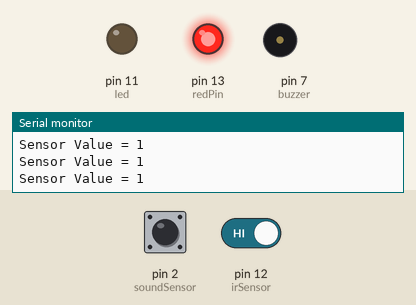
The sketch below on a simulated Arduino Uno, built with avr-gcc and run on an emulated ATmega328P. Shown: output pins drawn as LEDs (lit = HIGH), buzzer (waves = sounding, pin HIGH), the last lines printed to the serial monitor. The test bench sets the inputs (shaded band); at power-on: pin 12 (irSensor) HIGH, pin 2 (soundSensor) LOW.

Above: at 1.2 s.
1.3 s: pin 12 (irSensor) driven LOW
At 3.2 s:
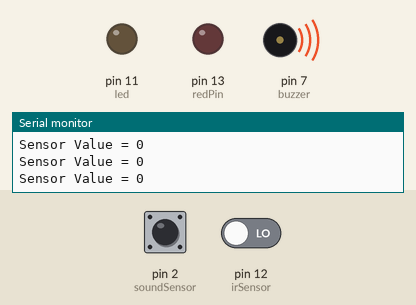
4.3 s: pin 2 (soundSensor) driven HIGH
At 5.5 s:
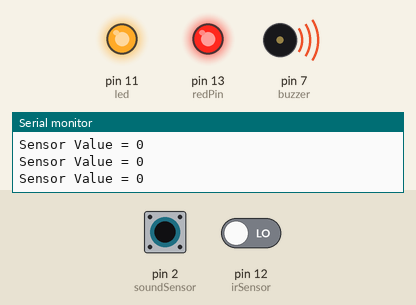
7.3 s: pin 12 (irSensor) driven HIGH
At 8.0 s:
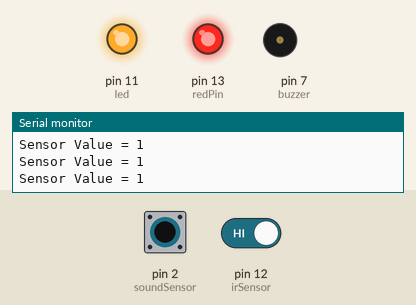
10.3 s: pin 2 (soundSensor) pulsed LOW 5 times (0.12 s each, 0.3 s apart)
At 14.8 s:
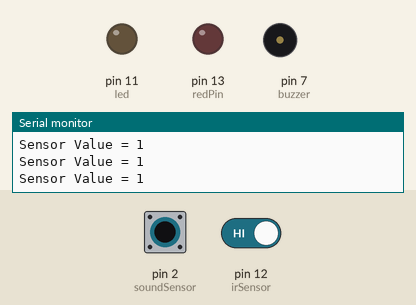
Timing chart, 0 to 15.8 s (numbered marks = the images above; inputs shaded):
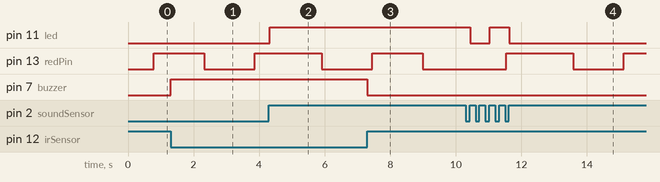

Measured:
- after the input at 1.3 s, pin 7 (buzzer): LOW → HIGH at once
- after the input at 4.3 s, pin 11 (led): LOW → HIGH at once
- after the input at 7.3 s, pin 7 (buzzer): HIGH → LOW at once
- after the input at 10.3 s, pin 11 (led): HIGH → LOW after 0.15 s, → HIGH 0.59 s later, → LOW 0.59 s later

The sketch:

ir_light_sound.ino
```cpp
const int redPin = 13;
const int irSensor = 12;
const int buzzer = 7;
const int soundSensor = 2;
const int led = 11;

int redBrightness = 0;
int fadeAmount = 5;
boolean is_on = false;
int lastSoundSensorState = LOW;

void setup() {
  pinMode(redPin, OUTPUT);
  pinMode(irSensor, INPUT);
  pinMode(buzzer, OUTPUT);
  pinMode(soundSensor, INPUT);
  pinMode(led, OUTPUT);
  Serial.begin(9600);
}

void loop() {
  int currentSoundSensorState = digitalRead(soundSensor);

  if (currentSoundSensorState == HIGH && lastSoundSensorState == LOW) {
    is_on = !is_on;
    digitalWrite(led, is_on ? HIGH : LOW);
    delay(500);
  }

  lastSoundSensorState = currentSoundSensorState;

  analogWrite(redPin, redBrightness);
  redBrightness += fadeAmount;
  if (redBrightness <= 0 || redBrightness >= 255) {
    fadeAmount = -fadeAmount;
  }

  int irValue = digitalRead(irSensor);
  Serial.print("Sensor Value = ");
  Serial.println(irValue);

  if (irValue == LOW) {
    digitalWrite(buzzer, HIGH);
  } else {
    digitalWrite(buzzer, LOW);
  }

  delay(30);
}
```
